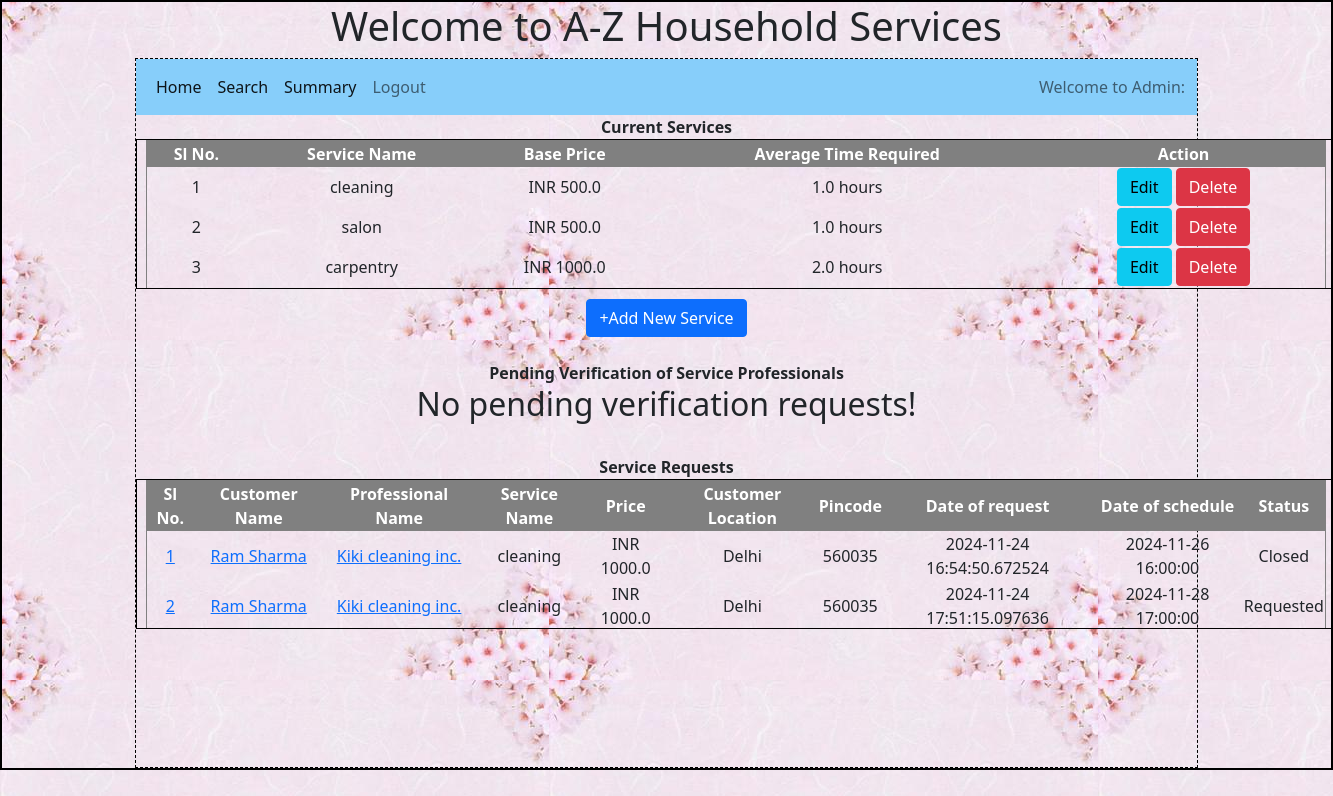
/admin/1, run on an earlier commit of the app's database.
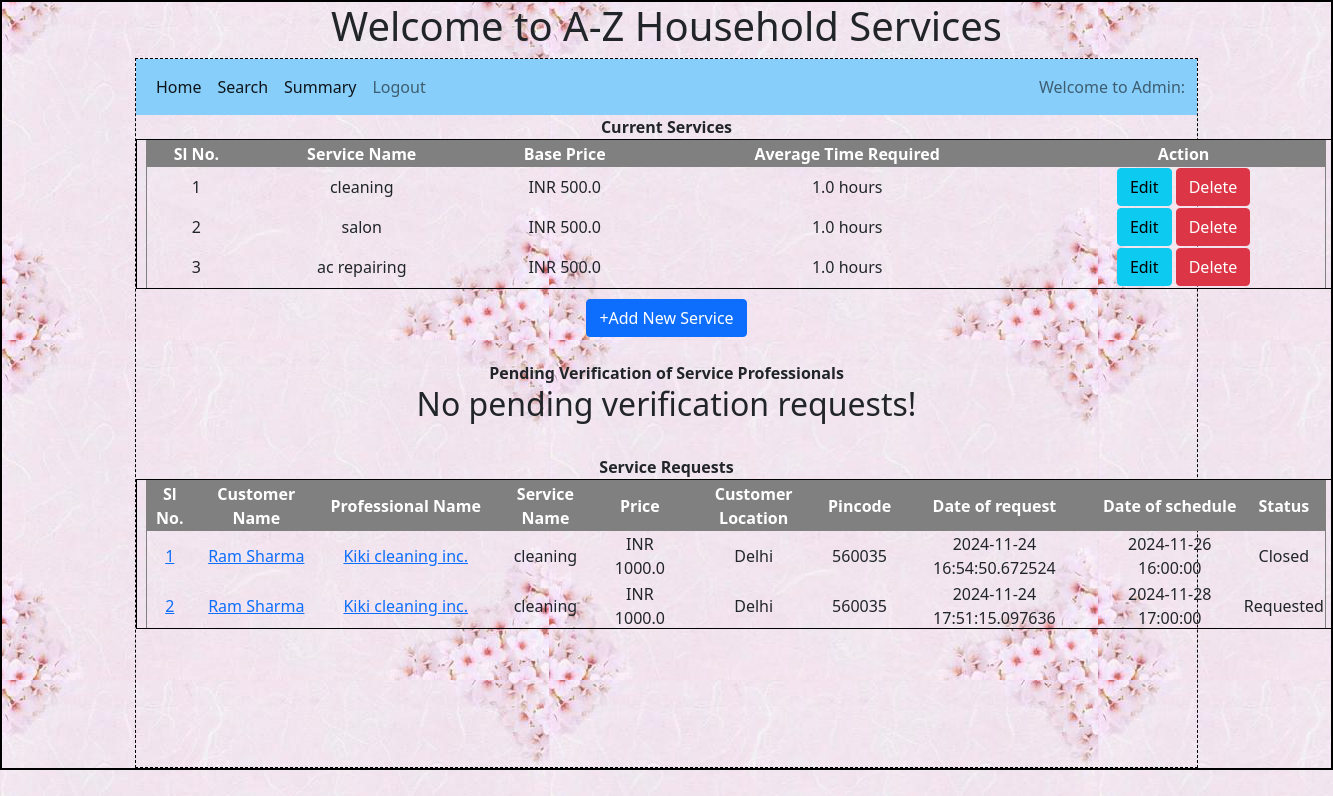
And on a later commit of the database.
### backend/models.py (models this page shows)
class Service(db.Model):
    __tablename__ = 'service'
    id=db.Column(db.Integer,primary_key=True)
    name = db.Column(db.String, nullable = False)
    base_price = db.Column(db.Float, nullable = False)
    avg_time_req = db.Column(db.Float, nullable = False) # Time in hours
    description = db.Column(db.String, nullable = False)
    sp = db.relationship('Service_professional', cascade = "all, delete", backref = 'service', lazy = True)
    sr = db.relationship('Service_request', cascade = "all, delete", backref = 'service', lazy = True)

class Service_request(db.Model):
    __tablename__ = 'service_request'
    id=db.Column(db.Integer,primary_key=True)
    customer_id=db.Column(db.Integer,db.ForeignKey('customer.id'), nullable = False)
    sp_id=db.Column(db.Integer,db.ForeignKey('service_professional.id'), nullable = False)
    date_of_request = db.Column(db.DateTime, default = datetime.now) # NEED TO CONFIRM on type
    service_id=db.Column(db.Integer,db.ForeignKey('service.id'), nullable = False)
    remarks = db.Column(db.String, nullable = False)
    date_of_schedule = db.Column(db.DateTime, nullable = False) # NEED TO CONFIRM on type
    date_of_completion = db.Column(db.DateTime)
    status = db.Column(db.String, default = 'Requested') # Requested , Assigned, Closed, Rejected
    sp_exit = db.Column(db.Integer, default = 0) # Not-exited - 0, Exited - 1
    ratings = db.relationship('Rating',  cascade = "all, delete", backref = 'service_request', lazy = True)

class Customer(db.Model):
    __tablename__ = 'customer' # If we do not define this, the model auto assigns name as lower case of class name
    id=db.Column(db.Integer,primary_key=True)
    email=db.Column(db.String,unique=True, nullable = False)
    name = db.Column(db.String, nullable = False)
    password = db.Column(db.String, nullable = False)
    role = db.Column(db.Integer, default =1) # admin - 0, customer - 1
    date_of_signup = db.Column(db.DateTime, default = datetime.now) # NEED TO CONFIRM on type
    contact_number = db.Column(db.String, nullable = False)
    location = db.Column(db.String, nullable = False)
    pin_code = db.Column(db.String, nullable = False)
    avg_ratings = db.Column(db.Float)
    status = db.Column(db.String, default = 'Active') # Active , Flagged ,  Blocked
    sr = db.relationship('Service_request', cascade = 'all, delete', backref = 'customer', lazy = True)
    ratings = db.relationship('Rating', cascade = 'all, delete', backref = 'customer', lazy = True)

class Service_professional(db.Model):
    __tablename__ = 'service_professional' # If we do not define this, the model auto assigns name as lower case of class name
    id=db.Column(db.Integer,primary_key=True)
    email=db.Column(db.String,unique=True, nullable = False)
    name = db.Column(db.String, nullable = False)
    password = db.Column(db.String, nullable = False)
    role = db.Column(db.Integer, default =2)
    date_of_regn = db.Column(db.DateTime, default = datetime.now)
    doc_name = db.Column(db.String, nullable = False) ## TO BE UPDATED
    doc_data = db.Column(db.LargeBinary, nullable = False)
    service_name = db.Column(db.String, nullable = False)
    service_id = db.Column(db.Integer, db.ForeignKey('service.id'), nullable = False)
    description = db.Column(db.String, nullable = False)
    price = db.Column(db.Float, nullable = False)
    avg_time = db.Column(db.Float, nullable = False)
    exp_since = db.Column(db.Integer, nullable = False) # NEED TO CONFIRM on type
    location = db.Column(db.String, nullable = False)
    pin_code = db.Column(db.Integer, nullable = False)
    contact_number = db.Column(db.String, nullable = False)
    status = db.Column(db.String, default = 'Registered') # Registered - 0, Active - 1, Flagged - 2, Blocked - 3, Rejected - 4
    avg_ratings = db.Column(db.Float)
    sr = db.relationship('Service_request', cascade = 'all, delete', backref = 'service_professional', lazy = True)
    ratings = db.relationship('Rating', cascade = 'all, delete', backref = 'service_professional', lazy = True)

### backend/controllers.py (the view)
@app.route("/admin/<uname>")
def admin_dashboard(uname):
    services = Service.query.all()
    service_professionals1 = Service_professional.query.filter_by(status = 'Registered').all()
    service_professionals2 = Service_professional.query.filter_by(status = 'Rejected').all()
    service_professionals = service_professionals1 + service_professionals2
    service_requests = Service_request.query.all()
    return render_template('admin_dashboard.html', services=services, service_professionals = service_professionals, service_requests=service_requests, uname = uname)

### templates/admin_dashboard.html (shortened to what the changed rows need)
{%extends "admin_layout.html"%}
{%block content%}
                <div style="text-align: center; margin: auto;">
                    {% if services %}
                      <div style="width:1200px; height:150px; overflow-y:auto;margin: auto;margin-bottom: 10px; text-align: center; border: 1px solid black;">
                        <table cellspacing="0" cellpadding="1" border="1" width="1180" style="margin: auto;">
                          <tr style="color:white;background-color:grey;text-align: center;position: sticky;">
                            <th>Sl No.</th>
                            <th>Service Name</th>
                            <th>Base Price</th>
                            <th>Average Time Required</th>
                            <th>Action</th>
                        </tr>
                         {% for service in services %}
                        <tr>
                            <td>{{loop.index}}</td>
                            <td>{{service.name}}</td>
                            <td>INR {{service.base_price}}</td>
                            <td>{{service.avg_time_req}} hours</td>
                            <td>
                              <a href="/admin/service/update/{{service.id}}/{{uname}}" type="button" class="btn btn-info">Edit</a>
                              <a href="/admin/service/delete/{{service.id}}/{{uname}}" type="button" class="btn btn-danger">Delete</a>
                            </td>
                        </tr>
                        {% endfor %}
                        </table>
                        {% else %}
                        <h2 style="margin: auto;text-align: center; border: 1px;">No services are added!</h2>
                    {% endif %}
                      </div>
                      <br>
                    {% if service_professionals %}
                      <div style="width:1200px; height:150px; overflow-y:auto;margin: auto;margin-bottom: 10px; text-align: center; border: 1px solid black;">
                        <table cellspacing="0" cellpadding="1" border="1" width="1180" style="margin: auto;">
                          <tr style="color:white;background-color:grey;text-align: center;position: sticky;">
                            <th>Sl No.</th>
                            <th>Name</th>
                            <th>Service Name</th>
                            <th>Experience Since</th>
                            <th>Base Price</th>
                            <th>Location</th>
                            <th>Document</th>
                            <th>Action</th>
                        </tr>
                          {% for sp in service_professionals %}
                        <tr>
                            <td><a href="/admin/sp_details/{{sp.id}}/{{uname}}">{{loop.index}}</a></td>
                            <td>{{sp.name}}</td>
                            <td>{{sp.service_name}}</td>
                            <td>{{sp.exp_since}}</td>
                            <td>INR {{sp.price}}</td>
                            <td>{{sp.location}}</td>
                            <td><a href="/admin/download/document/{{sp.id}}/{{uname}}">Download</a></td>
                            <td>
                              {%if sp.status == 'Registered'%}
                              <a href="/admin/service_professional/accept/{{sp.id}}/{{uname}}" type="button" class="btn btn-success">Accept</a>
                              <a href="/admin/service_professional/reject/{{sp.id}}/{{uname}}" type="button" class="btn btn-danger">Reject</a>
                              {%elif sp.status == 'Rejected'%}
                              <a href="#" type="button" class="btn btn-outline-danger">Rejected</a>
                              <a href="/admin/service_professional/accept/{{sp.id}}/{{uname}}" type="button" class="btn btn-outline-success">Accept</a>
                              {%endif%}
                            </td>
                        </tr>
                        {% endfor %}
                        </table>
                        {% else %}
                      <div style="margin: auto;text-align: center;border: 1px;"><h2>No pending verification requests!</h2></div>
                    {% endif %}
                      </div>
                    <br>
                      {% if service_requests %}
                      <div style="width:1200px; height:150px; overflow-y:auto;margin: auto;margin-bottom: 10px; text-align: center; border: 1px solid black;">
                        <table cellspacing="0" cellpadding="1" border="1" width="1180" style="margin: auto;">
                          <tr style="color:white;background-color:grey;text-align: center;position: sticky;">
                            <th>Sl No.</th>
                            <th>Customer Name</th>
                            <th>Professional Name</th>
                            <th>Service Name</th>
                            <th>Price</th>
                            <th>Customer Location</th>
                            <th>Pincode</th>
                            <th>Date of request</th>
                            <th>Date of schedule</th>
                            <th>Status</th>
                        </tr>
                          {% for sr in service_requests %}
                        <tr>
                            <td><a href="/admin/sr_details/{{sr.id}}/{{uname}}">{{loop.index}}</a></td>
                            <td><a href="/admin/customer_details/{{sr.customer_id}}/{{uname}}">{{sr.customer.name}}</a></td>
                            <td><a href="/admin/sp_details/{{sr.sp_id}}/{{uname}}">{{sr.service_professional.name}}</a></td>
                            <td>{{sr.service.name}}</td>
                            <td>INR {{sr.service_professional.price}}</td>
                            <td>{{sr.customer.location}}</td>
                            <td>{{sr.customer.pin_code}}</td>
                            <td>{{sr.date_of_request}}</td>
                            <td>{{sr.date_of_schedule}}</td>
                            <td>{{sr.status}}</td>
                        </tr>
                        {% endfor %}
                        </table>
                        {% else %}
                      <div style="margin: auto;text-align: center;border: 1px;"><h2>No service requests!</h2></div>
                    {% endif %}
                  </div>
                    </div>
                  </div>
  {%endblock%}

What changed in the data, as far as the page shows it:
removed Service: name "carpentry", base_price "1000.0", avg_time_req "2.0"
now on this page (row unchanged): Service: name "ac repairing", base_price "500.0", avg_time_req "1.0"
